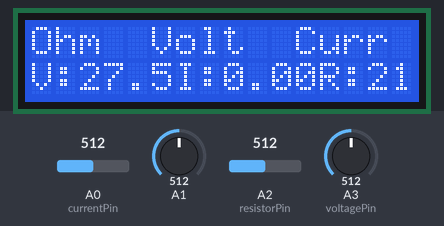
This sketch was run on a simulated Arduino Uno, built with avr-gcc and run on an emulated ATmega328P. Shown: 16×2 character LCD. The test bench sets the inputs (shaded band); at power-on: A0 (currentPin) = 512, A2 (resistorPin) = 512, A1 = 512, A3 (voltagePin) = 512.

Above: at 1.2 s.
1.3 s: A0 (currentPin) set to 716
At 3.3 s:
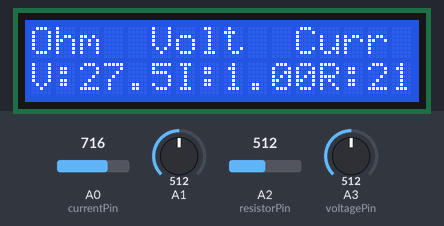
3.6 s: A2 (resistorPin) set to 716
At 5.3 s:
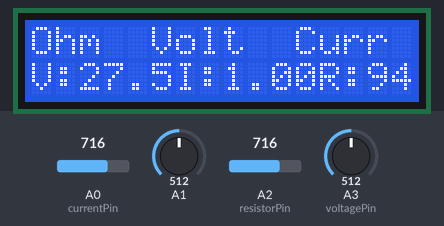
5.7 s: A1 set to 716
At 7.3 s:
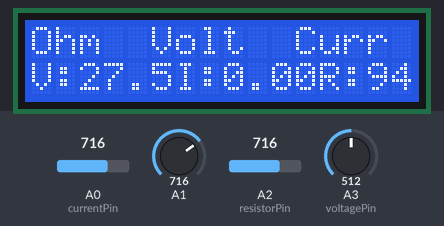
7.8 s: A3 (voltagePin) set to 716
At 9.2 s:
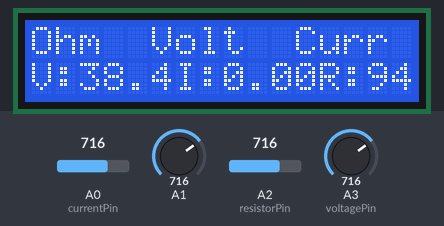
9.9 s: A0 (currentPin) set to 992
At 11.2 s:
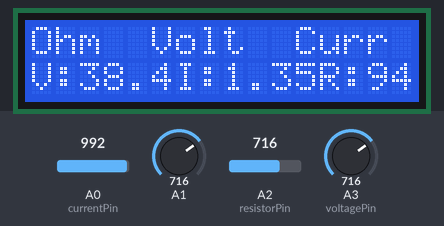
12.0 s: A2 (resistorPin) set to 992
At 13.2 s:
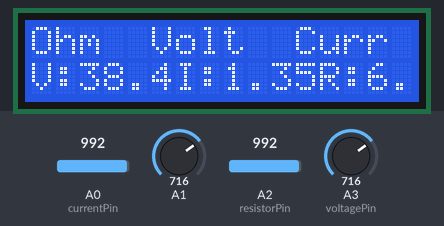
Timing chart, 0 to 15.0 s (numbered marks = the images above; inputs shaded):
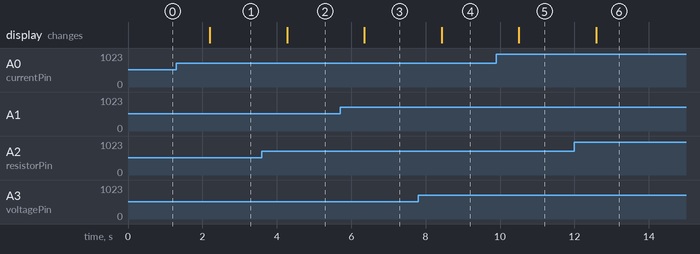

The sketch:

Multimeter_arduinoIDE.ino
```cpp
#include <Wire.h>
#include <LiquidCrystal_I2C.h>

// Initialize the LCD library with the I2C address
LiquidCrystal_I2C lcd(0x27, 16, 2); // Set the LCD address to 0x27 for a 16 chars and 2 line display

// Define the pins for different measurements
const int voltagePin = A3;   // Analog pin for voltage measurement
const int currentPin = A0;   // Analog pin for current measurement
const int resistorPin = A2;  // Analog pin for resistance measurement

void setup() {
  // Initialize the LCD
  lcd.init();
  lcd.backlight(); // Turn on the backlight

  // Print a message to the LCD
  lcd.print("Ohm  Volt  Curr");
}

void loop() {
  // Measure voltage
  float voltage_value3 = analogRead(voltagePin);
  float temp_V = voltage_value3 * (5.0 / 1023.0);
  float Vin = 11 * temp_V;

  // Measure current
  float voltage_value0 = analogRead(currentPin);
  float voltage_value1 = analogRead(A1);
  float current_value = abs((voltage_value0 - voltage_value1) * (5.0 / 1023.0));

  // Measure resistance
  float voltage_value2 = analogRead(resistorPin);
  float Rx = (1100.0 / (voltage_value2 * (5.0 / 1023.0))) - 220.0;

  // Display measurements on LCD
  lcd.setCursor(0, 1);
  lcd.print("V:");
  lcd.print(Vin, 2); // Print with 2 decimal places
  lcd.print("V    ");

  lcd.setCursor(6, 1);
  lcd.print("I:");
  lcd.print(current_value, 2); // Print with 2 decimal places
  lcd.print("mA    ");

  lcd.setCursor(12, 1);
  lcd.print("R:");
  lcd.print(Rx, 2); // Print with 2 decimal places
  lcd.print(" Ohm   ");

  delay(1000); // Delay for one second before taking another measurement
}
```

Measured:
- after the input at 1.3 s, the display: changes after 0.90 s (image 1)
- after the input at 3.6 s, the display: changes after 0.68 s (image 2)
- after the input at 5.7 s, the display: changes after 0.65 s (image 3)
- after the input at 7.8 s, the display: changes after 0.63 s (image 4)
- after the input at 9.9 s, the display: changes after 0.61 s (image 5)
- after the input at 12.0 s, the display: changes after 0.59 s (image 6)
